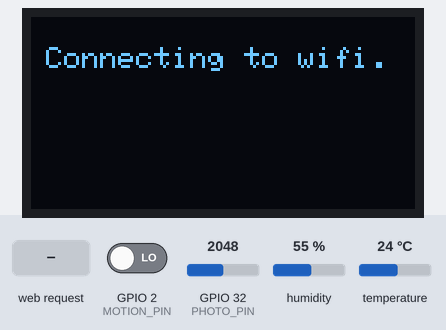
Recording of a sketch running on a simulated ESP32. On the bench: 128×64 one-colour display. The inputs (shaded band) are chosen by the test bench; at power-on: GPIO 2 (MOTION_PIN) LOW, GPIO 32 (PHOTO_PIN) = 2048, humidity 55 %, temperature 24 °C. WiFi joins after 1.5 s; servers stay silent unless stated; what the sketch prints to the serial monitor is not drawn.

Above: at 2.6 s.
At 3.7 s:
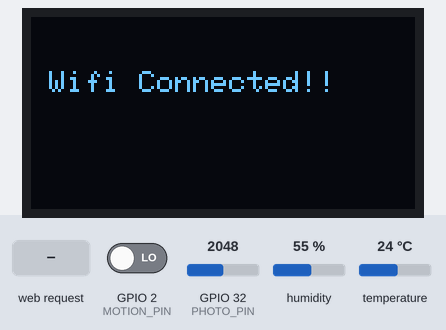
At 6.8 s:
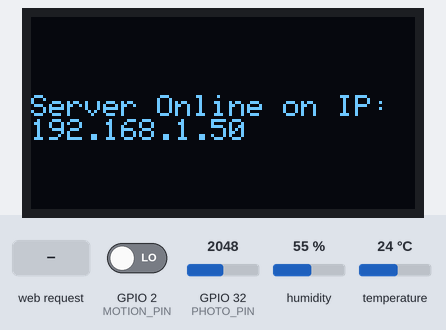
6.9 s: HTTP request GET /temp received
8.4 s: HTTP request GET /photo received
9.9 s: HTTP request GET /motion received
Timing chart, 0 to 12.9 s (numbered marks = the images above; inputs shaded):
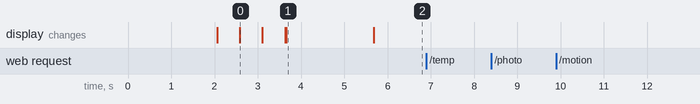

Measured:
- after the input at 6.9 s, every drawn part: stays the same
- after the input at 8.4 s, every drawn part: stays the same
- after the input at 9.9 s, every drawn part: stays the same
- what the display in image 1 shows lasts 2.0 s, from 3.7 s to 5.7 s

The sketch:

sensors_webserver.ino
```cpp
// (licence header left out)
//
// ESP32 Board Connections
//
//           +3.3V
//            │
//            │
//            ├─────> DHT11 VCC
//            │
//            ├─────> LDR ──┐
//            │             │
//            │            R 10kΩ
//            │             │
//            │            GND
//            │
//            ├─────> PIR VCC
//            │
//            └─────> OLED VCC
//
// GND ──────────────> DHT11 GND
// GND ──────────────> PIR GND
// GND ──────────────> OLED GND
//
// DATA Lines:
// DHT11 DATA ──> GPIO5
// PIR OUT   ──> GPIO2
// LDR middle point ──> GPIO32
// OLED SDA line ──> GPIO21
// OLED SCL line ──> GPIO22
//


// OLED modules :)
#include <Wire.h>
#include <Adafruit_GFX.h>
#include <Adafruit_SSD1306.h>

// wifi module :)
#include <WiFi.h>

// Other Sensors module
#include <DHT.h>


// global variables
#define SCREEN_WIDTH 128
#define SCREEN_HEIGHT 64

#define MOTION_PIN 2
#define PHOTO_PIN 32
#define DHT_PIN 5

#define DHT_TYPE DHT11


// wifi creds
const char* ssid = "wifi_name";
const char* password = "wifi_password";

Adafruit_SSD1306 display(SCREEN_WIDTH, SCREEN_HEIGHT, &Wire, -1);
DHT dht(DHT_PIN, DHT_TYPE);
WiFiServer server(80);


// Helper functions

float readTemperature() {
  // in degree
  float t = dht.readTemperature();

  if (isnan(t)) {
    Serial.println("DHT temp read error");
    return -999;
  }
  return t;
}

float readHumidity() {

  float h = dht.readHumidity();

  if (isnan(h)) {
    Serial.println("DHT humidity read error");
    return -999;
  }
  return h;
}

int readPhotoSensor() {
  return analogRead(PHOTO_PIN);
}

bool readMotionSensor() {
  return digitalRead(MOTION_PIN) == HIGH;
}


void setup() {
  Serial.begin(115200);

  // pins initialization
  dht.begin();
  pinMode(MOTION_PIN, INPUT);
  pinMode(PHOTO_PIN, INPUT);

  if(!display.begin(SSD1306_SWITCHCAPVCC, 0x3C)) {
    Serial.println(F("SSD1306 allocation failed"));
    for(;;);
  }
  delay(2000);
  display.clearDisplay();

  // display configs
  display.setTextSize(1);
  display.setTextColor(WHITE);
  display.setCursor(5,10);
  display.setTextWrap(true);

  // console and OLED message logs
  Serial.print("Connecting to ");
  Serial.println(ssid);
  WiFi.begin(ssid, password);
  display.print("Connecting to wifi");
  display.display();

  while (WiFi.status() != WL_CONNECTED) {
    delay(500);
    Serial.print(".");
    display.print(".");
    display.display();
  }

  display.clearDisplay();
  display.println("Wifi Connected!!");
  display.display();
  delay(2000);

  display.clearDisplay();
  display.println("Server Online on IP: ");
  display.println(WiFi.localIP());
  display.display();


  Serial.println("");
  Serial.println("WiFi connected.");
  Serial.println("IP address: ");
  Serial.println(WiFi.localIP());

  // Start core functions
  server.begin();
}


void loop() {
  WiFiClient client = server.available();
  if (!client) return;

  while (!client.available()) delay(1);

  String req = client.readStringUntil('\r');
  Serial.println(req);

  while (client.available()) client.read();

  String json = "{}";
  int statusCode = 200;


  // Endpoints

  if (req.startsWith("GET / ")) {
    json = "{\"status\":\"online\"}";
  }
  else if (req.startsWith("GET /temp")) {
    float temperature = readTemperature();
    float humidity    = readHumidity();

    json = "{";
    json += "\"temperature\":" + String(temperature, 2) + ",";
    json += "\"humidity\":" + String(humidity, 2);
    json += "}";
  }
  else if (req.startsWith("GET /photo")) {
    int lightValue = readPhotoSensor();

    json = "{";
    json += "\"light\":" + String(map(readPhotoSensor(), 0, 4095, 0, 100));
    json += "}";
  }
  else if (req.startsWith("GET /motion")) {
    bool motion = readMotionSensor();

    json = "{";
    json += "\"motion\":" + String(motion ? "true" : "false");
    json += "}";
  }
  else {
    statusCode = 404;
    json = "{\"error\":\"unknown endpoint\"}";
  }

  // ---- SEND JSON RESPONSE ----
  client.printf("HTTP/1.1 %d OK\r\n", statusCode);
  client.println("Content-Type: application/json");
  client.println("Access-Control-Allow-Origin: *"); // allow browser access
  client.println("Connection: close");
  client.println();
  client.println(json);

  delay(1);
  client.stop();
}
```
